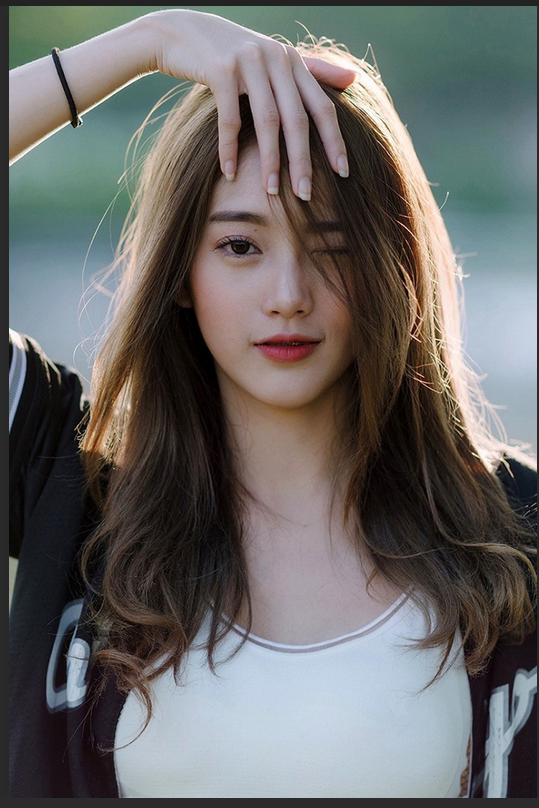
#> input picture 1.opencv_basics/girl.png, 539 x 808 px
$ python opencv_translate.py
#> lines starting #> are read from the running program, lines starting #| are printed output that depends on the picture
import argparse
import cv2
import imutils
import numpy as np

ap = argparse.ArgumentParser()
ap.add_argument("-i", "--image", type=str, default="girl.png", help="Path to input image")
args = vars(ap.parse_args())

image = cv2.imread(args["image"])
#> image is the input picture: shape (808, 539, 3); mean B, G, R 103.1, 104.4, 105.7
cv2.imshow("Original", image)

M = np.float32([[1, 0, 25], [0, 1, 50]])
shifted = cv2.warpAffine(image, M, (image.shape[1], image.shape[0]))
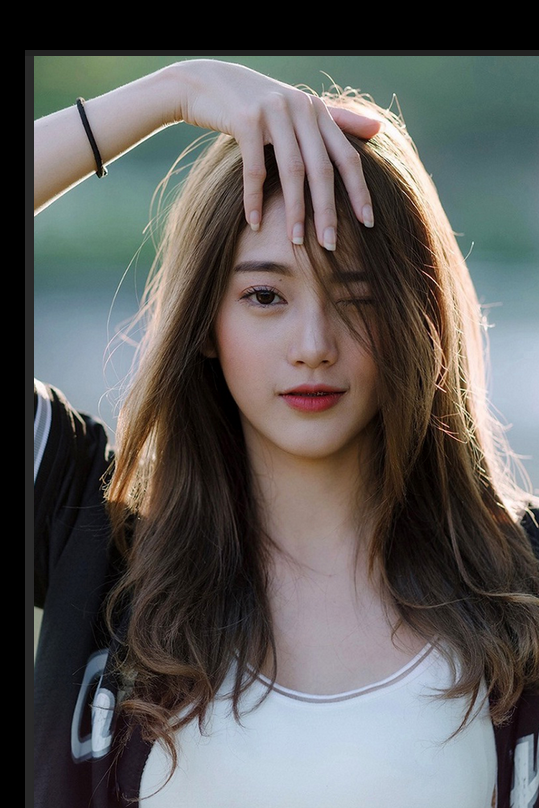
#> shifted: shape (808, 539, 3); mean B, G, R 90.4, 92.3, 94.4
cv2.imshow("Shifted Down and Right", shifted)

M = np.float32([[1, 0, -50], [0, 1, -90]])
shifted = cv2.warpAffine(image, M, (image.shape[1], image.shape[0]))
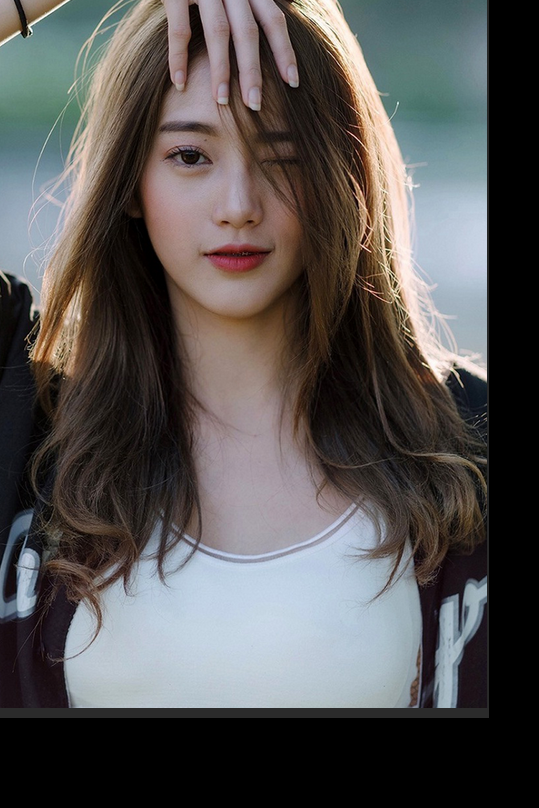
#> shifted: shape (808, 539, 3); mean B, G, R 83.3, 84.2, 87.1
cv2.imshow("Shifted Left and Up", shifted)

shifted = imutils.translate(image, 0, 100)
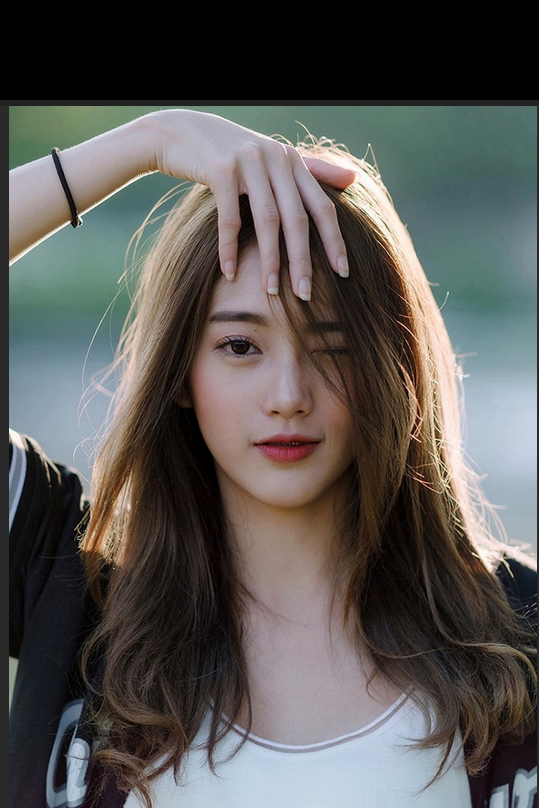
#> shifted: shape (808, 539, 3); mean B, G, R 85.6, 87.9, 90
cv2.imshow("Shifted Down", shifted)
cv2.waitKey(0)
